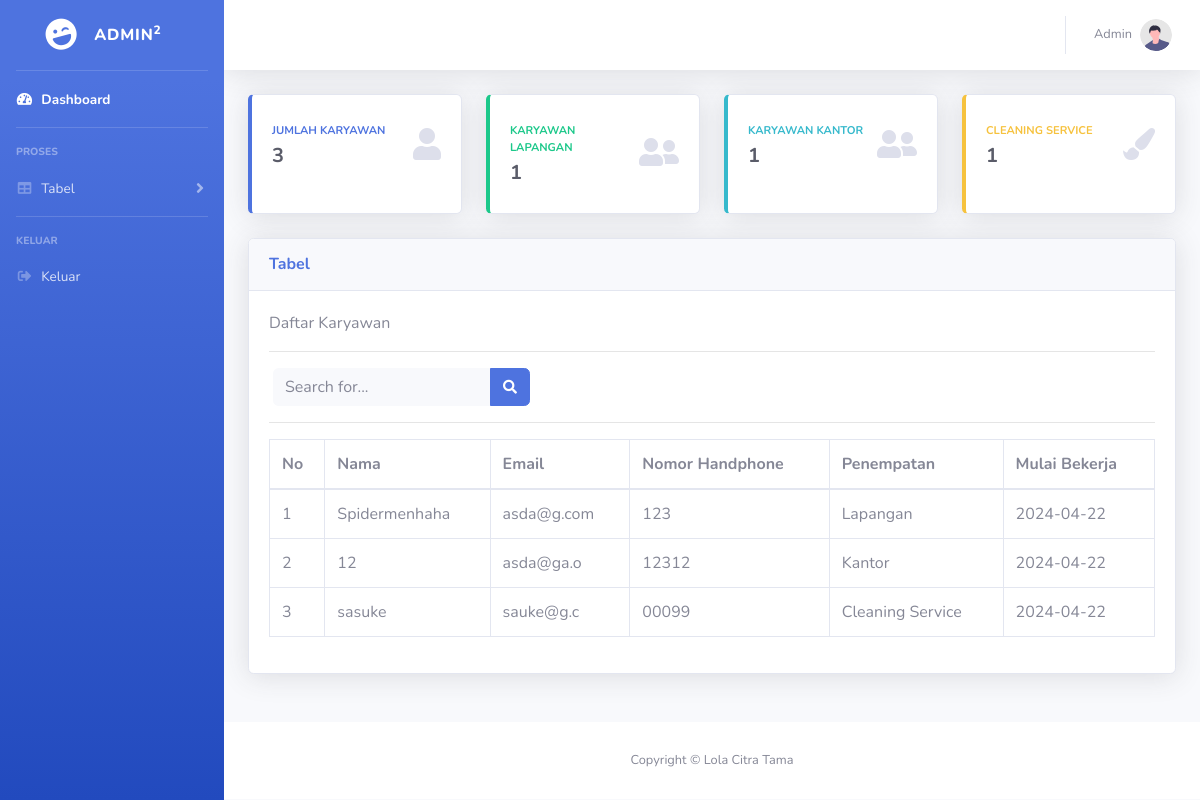
The app's page /index.php (signed in) with its own data.
### tables this page shows
CREATE TABLE IF NOT EXISTS `karyawan` (
  `id` int NOT NULL AUTO_INCREMENT,
  `nama` varchar(225) NOT NULL,
  `email` varchar(225) NOT NULL,
  `no_telp` tinytext NOT NULL,
  `penempatan` enum('Lapangan','Kantor','Cleaning Service') NOT NULL,
  `tgl_masuk` date NOT NULL,
  `update` timestamp NULL DEFAULT NULL,
  PRIMARY KEY (`id`),
  UNIQUE KEY `nama` (`nama`)
);

### php/karyawan_lap.php (called while the page is built, shortened)
<?php
require_once "database\db_config.php";
$tabel = "karyawan";
$karyawan = "Lapangan";
$query = "SELECT COUNT(*) as total FROM $tabel WHERE penempatan = '$karyawan'";
$result = mysqli_query($koneksi, $query);
$row = mysqli_fetch_assoc($result);
$total_data_lap = $row['total'];
?>

### php/karyawan_kan.php (called while the page is built, shortened)
<?php
require_once "database\db_config.php";
$tabel = "karyawan";
$karyawan = "Kantor";
$query = "SELECT COUNT(*) as total FROM $tabel WHERE penempatan = '$karyawan'";
$result = mysqli_query($koneksi, $query);
$row = mysqli_fetch_assoc($result);
$total_data_kan = $row['total'];
?>

### php/karyawan_cs.php (called while the page is built, shortened)
<?php
require_once "database\db_config.php";
$tabel = "karyawan";
$karyawan = "Cleaning Service";
$query = "SELECT COUNT(*) as total FROM $tabel WHERE penempatan = '$karyawan'";
$result = mysqli_query($koneksi, $query);
$row = mysqli_fetch_assoc($result);
$total_data_cs = $row['total'];
?>

### index.php (the view, shortened to what this page needs)
<?php
require_once "php\proses.php";
require_once "php\karyawan_lap.php";
require_once "php\karyawan_kan.php";
require_once "php\karyawan_cs.php";
$title = "Admin";
$query_count_karyawan = "SELECT COUNT(*) as total_karyawan FROM karyawan";
$result_count_karyawan = mysqli_query($koneksi, $query_count_karyawan);
$row_count_karyawan = mysqli_fetch_assoc($result_count_karyawan);
$total_karyawan = $row_count_karyawan['total_karyawan'];
?>
<!DOCTYPE html>
<html lang="en">
<head>
    <link href="vendor/fontawesome-free/css/all.min.css" rel="stylesheet" type="text/css">
    <link href="css/sb-admin-2.min.css" rel="stylesheet">
</head>
<body id="page-top">
    <div id="wrapper">
        <ul class="navbar-nav bg-gradient-primary sidebar sidebar-dark accordion" id="accordionSidebar">
            <a class="sidebar-brand d-flex align-items-center justify-content-center" href="index.php">
                <div class="sidebar-brand-icon rotate-n-15">
                    <i class="fas fa-laugh-wink"></i>
                </div>
                <div class="sidebar-brand-text mx-3"><?= $title ?><sup>2</sup></div>
            </a>
            <hr class="sidebar-divider my-0">
            <li class="nav-item active">
                <a class="nav-link" href="index.php">
                    <i class="fas fa-fw fa-tachometer-alt"></i>
                    <span>Dashboard</span></a>
            </li>
            <hr class="sidebar-divider">
            <div class="sidebar-heading">
                Proses
            </div>
            <li class="nav-item">
                <a class="nav-link collapsed" href="#" data-toggle="collapse" data-target="#collapseTwo" aria-expanded="true" aria-controls="collapseTwo">
                    <i class="fas fa-fw fa-table"></i>
                    <span>Tabel</span>
                </a>
            </li>
            <hr class="sidebar-divider">
            <div class="sidebar-heading">
                Keluar
            </div>
            <li class="nav-item">
                <a class="nav-link" href="logout.php">
                    <i class="fas fa-fw fa-sign-out-alt"></i>
                    <span>Keluar</span></a>
            </li>
        </ul>
        <div id="content-wrapper" class="d-flex flex-column">
            <div id="content">
                <nav class="navbar navbar-expand navbar-light bg-white topbar mb-4 static-top shadow">
                    <ul class="navbar-nav ml-auto">
                        <li class="nav-item dropdown no-arrow">
                            <a class="nav-link dropdown-toggle" href="#" id="userDropdown" role="button" data-toggle="dropdown" aria-haspopup="true" aria-expanded="false">
                                <span class="mr-2 d-none d-lg-inline text-gray-600 small"><?= $title ?></span>
                                <img class="img-profile rounded-circle" src="img/undraw_profile.svg">
                            </a>
                        </li>
                    </ul>
                </nav>
                <div class="container-fluid">
                    <div class="row">
                        <div class="col-xl-3 col-md-6 mb-4">
                            <div class="card border-left-primary shadow h-100 py-2">
                                <div class="card-body">
                                    <div class="row no-gutters align-items-center">
                                        <div class="col mr-2">
                                            <div class="text-xs font-weight-bold text-primary text-uppercase mb-1">
                                                Jumlah Karyawan</div>
                                            <div class="h5 mb-0 font-weight-bold text-gray-800"><?= $total_karyawan ?></div>
                                        </div>
                                        <div class="col-auto">
                                            <i class="fas fa-user fa-2x text-gray-300"></i>
                                        </div>
                                    </div>
                                </div>
                            </div>
                        </div>
                        <div class="col-xl-3 col-md-6 mb-4">
                            <div class="card border-left-success shadow h-100 py-2">
                                <div class="card-body">
                                    <div class="row no-gutters align-items-center">
                                        <div class="col mr-2">
                                            <div class="text-xs font-weight-bold text-success text-uppercase mb-1">
                                                Karyawan Lapangan</div>
                                            <div class="h5 mb-0 font-weight-bold text-gray-800"><?= $total_data_lap ?></div>
                                        </div>
                                        <div class="col-auto">
                                            <i class="fas fa-user-friends fa-2x text-gray-300"></i>
                                        </div>
                                    </div>
                                </div>
                            </div>
                        </div>
                        <div class="col-xl-3 col-md-6 mb-4">
                            <div class="card border-left-info shadow h-100 py-2">
                                <div class="card-body">
                                    <div class="row no-gutters align-items-center">
                                        <div class="col mr-2">
                                            <div class="text-xs font-weight-bold text-info text-uppercase mb-1">Karyawan Kantor
                                            </div>
                                            <div class="row no-gutters align-items-center">
                                                <div class="col-auto">
                                                    <div class="h5 mb-0 mr-3 font-weight-bold text-gray-800"><?= $total_data_kan ?></div>
                                                </div>
                                            </div>
                                        </div>
                                        <div class="col-auto">
                                            <i class="fas fa-user-friends fa-2x text-gray-300"></i>
                                        </div>
                                    </div>
                                </div>
                            </div>
                        </div>
                        <div class="col-xl-3 col-md-6 mb-4">
                            <div class="card border-left-warning shadow h-100 py-2">
                                <div class="card-body">
                                    <div class="row no-gutters align-items-center">
                                        <div class="col mr-2">
                                            <div class="text-xs font-weight-bold text-warning text-uppercase mb-1">
                                                Cleaning Service</div>
                                            <div class="h5 mb-0 font-weight-bold text-gray-800"><?= $total_data_cs ?></div>
                                        </div>
                                        <div class="col-auto">
                                            <i class="fas fa-paint-brush fa-2x text-gray-300"></i>
                                        </div>
                                    </div>
                                </div>
                            </div>
                        </div>
                    </div>
                    <div class="row">
                        <div class="col-lg-12 mb-4">
                            <div class="card shadow mb-4">
                                <div class="card-header py-3">
                                    <h6 class="m-0 font-weight-bold text-primary">Tabel</h6>
                                </div>
                                <div class="card-body">
                                    <h8 class="m-0 font-weight">Daftar Karyawan</h6>
                                        <hr class="sidebar-divider d-none d-md-block">
                                        <div class="row">
                                            <form class="d-none d-sm-inline-block form-inline mr-auto ml-md-3 my-2 my-md-0 mw-100 navbar-search" method="post" action="">
                                                <?php
                                                if (isset($_POST['search'])) {
                                                    $search = $_POST['search'];
                                                    $sql = "SELECT * FROM karyawan
                                                            WHERE nama LIKE '%" . $search . "%'
                                                            OR email LIKE '%" . $search . "%'
                                                            OR no_telp LIKE '%" . $search . "%'
                                                            OR penempatan LIKE '%" . $search . "%'
                                                            OR tgl_masuk LIKE '%" . $search . "%'";
                                                    $result = $koneksi->query($sql);
                                                } else {
                                                    $sql = "SELECT * FROM karyawan";
                                                    $result = $koneksi->query($sql);
                                                }
                                                ?>
                                                <div class="input-group">
                                                    <input type="text" class="form-control bg-light border-0 small" placeholder="Search for..." aria-label="Search" aria-describedby="basic-addon2" name="search">
                                                    <div class="input-group-append">
                                                        <button class="btn btn-primary" type="submit" name="submit_search">
                                                            <i class="fas fa-search fa-sm"></i>
                                                        </button>
                                                    </div>
                                                </div>
                                            </form>
                                        </div>
                                        <hr class="sidebar-divider">
                                        <div class="table-responsive">
                                            <table class="table table-bordered" id="dataTable" width="100%" cellspacing="0">
                                                <thead>
                                                    <tr>
                                                        <th>No</th>
                                                        <th>Nama</th>
                                                        <th>Email</th>
                                                        <th>Nomor Handphone</th>
                                                        <th>Penempatan</th>
                                                        <th>Mulai Bekerja</th>
                                                    </tr>
                                                </thead>
                                                <tbody>
                                                    <?php
                                                    $no = 1;
                                                    while ($data = $result->fetch_array()) {
                                                    ?>
                                                        <tr>
                                                            <td><?= $no++ ?></td>
                                                            <td><?= $data['nama'] ?></td>
                                                            <td><?= $data['email'] ?></td>
                                                            <td><?= $data['no_telp'] ?></td>
                                                            <td><?= $data['penempatan'] ?></td>
                                                            <td><?= $data['tgl_masuk'] ?></td>
                                                        </tr>
                                                    <?php
                                                    }
                                                    ?>
                                                </tbody>
                                            </table>
                                        </div>
                                </div>
                            </div>
                        </div>
                    </div>
                </div>
                <footer class="sticky-footer bg-white">
                    <div class="container my-auto">
                        <div class="copyright text-center my-auto">
                            <span>Copyright &copy; Lola Citra Tama</span>
                        </div>
                    </div>
                </footer>
            </div>
        </div>
</body>
</html>

### records on screen
karyawan: nama "Spidermenhaha", email "asda@g.com", no_telp "123", penempatan "Lapangan", tgl_masuk "2024-04-22"
karyawan: nama "12", email "asda@ga.o", no_telp "12312", penempatan "Kantor", tgl_masuk "2024-04-22"
karyawan: nama "sasuke", email "sauke@g.c", no_telp "00099", penempatan "Cleaning Service", tgl_masuk "2024-04-22"

### other values on screen
$title "ADMIN"
$title "Admin"
$total_karyawan "3"
$total_data_lap "1"
$total_data_kan "1"
$total_data_cs "1"
